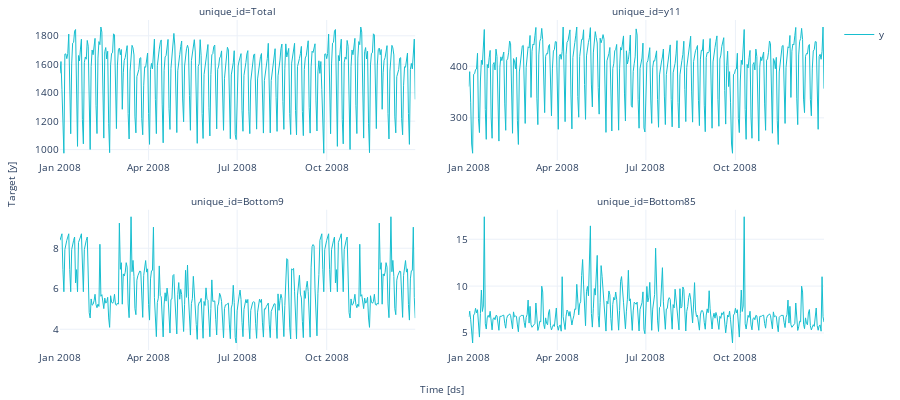

The cell this chart's notebook holds for it:
### Code cell
from utilsforecast.plotting import plot_series
plot_series(y_filled, engine='plotly', ids=['Total', 'y11', 'Bottom9', 'Bottom85'])

### Figure 1 — Plotly figure (JSON) as saved in the notebook; plotly's stock layout.template omitted (floating-point values rounded to 4 significant figures; data arrays with more than 128 entries replaced by an {"elided": "..."} marker saying what was removed)
{"data": [{"legendgroup": "y", "line": {"color": "#17becf", "width": 1}, "mode": "lines", "name": "y", "showlegend": true, "type": "scatter", "x": {"elided": "366 str values"}, "xaxis": "x", "y": {"elided": "366 float values"}, "yaxis": "y"}, {"legendgroup": "y", "line": {"color": "#17becf", "width": 1}, "mode": "lines", "name": "y", "showlegend": false, "type": "scatter", "x": {"elided": "366 str values"}, "xaxis": "x2", "y": {"elided": "366 float values"}, "yaxis": "y2"}, {"legendgroup": "y", "line": {"color": "#17becf", "width": 1}, "mode": "lines", "name": "y", "showlegend": false, "type": "scatter", "x": {"elided": "366 str values"}, "xaxis": "x3", "y": {"elided": "366 float values"}, "yaxis": "y3"}, {"legendgroup": "y", "line": {"color": "#17becf", "width": 1}, "mode": "lines", "name": "y", "showlegend": false, "type": "scatter", "x": {"elided": "366 str values"}, "xaxis": "x4", "y": {"elided": "366 float values"}, "yaxis": "y4"}], "layout": {"annotations": [{"font": {"size": 10}, "showarrow": false, "text": "unique_id=Total", "x": 0.2325, "xanchor": "center", "xref": "paper", "y": 1, "yanchor": "bottom", "yref": "paper"}, {"font": {"size": 10}, "showarrow": false, "text": "unique_id=y11", "x": 0.7675, "xanchor": "center", "xref": "paper", "y": 1, "yanchor": "bottom", "yref": "paper"}, {"font": {"size": 10}, "showarrow": false, "text": "unique_id=Bottom9", "x": 0.2325, "xanchor": "center", "xref": "paper", "y": 0.425, "yanchor": "bottom", "yref": "paper"}, {"font": {"size": 10}, "showarrow": false, "text": "unique_id=Bottom85", "x": 0.7675, "xanchor": "center", "xref": "paper", "y": 0.425, "yanchor": "bottom", "yref": "paper"}, {"font": {"size": 10}, "showarrow": false, "text": "Time [ds]", "x": 0.5, "xanchor": "center", "xref": "paper", "y": 0, "yanchor": "top", "yref": "paper", "yshift": -30}, {"font": {"size": 10}, "showarrow": false, "text": "Target [y]", "textangle": -90, "x": 0, "xanchor": "right", "xref": "paper", "xshift": -40, "y": 0.5, "yanchor": "middle", "yref": "paper"}], "autosize": true, "font": {"size": 10}, "height": 400, "margin": {"b": 50, "l": 60, "r": 10, "t": 20}, "xaxis": {"anchor": "y", "domain": [0, 0.465], "showticklabels": true, "visible": true}, "xaxis2": {"anchor": "y2", "domain": [0.535, 1.0], "showticklabels": true, "visible": true}, "xaxis3": {"anchor": "y3", "domain": [0, 0.465], "showticklabels": true, "visible": true}, "xaxis4": {"anchor": "y4", "domain": [0.535, 1.0], "showticklabels": true, "visible": true}, "yaxis": {"anchor": "x", "domain": [0.575, 1]}, "yaxis2": {"anchor": "x2", "domain": [0.575, 1]}, "yaxis3": {"anchor": "x3", "domain": [0, 0.425]}, "yaxis4": {"anchor": "x4", "domain": [0, 0.425]}}}
